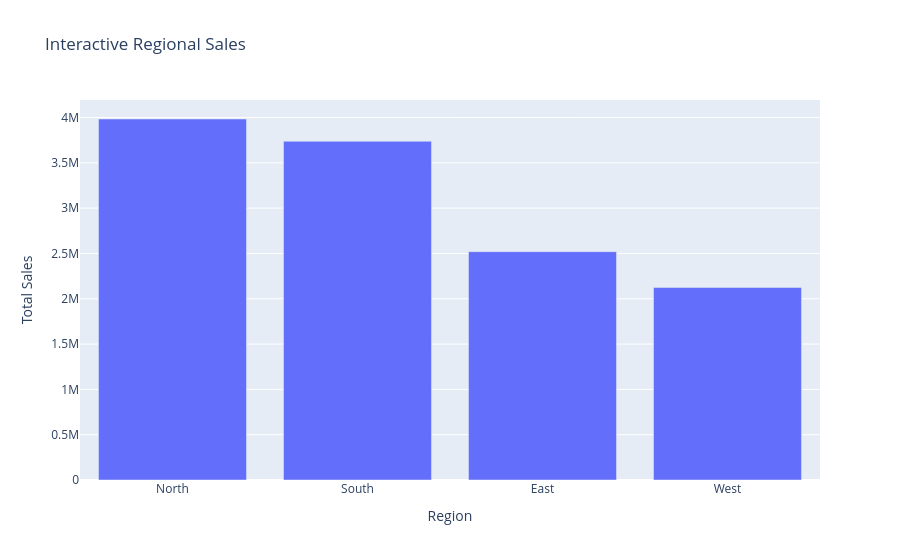

This figure's notebook cell:
### Code cell
region_sales = (
    df.groupby("Region")["Total_Sales"]
    .sum()
    .reset_index()
    .sort_values("Total_Sales", ascending=False)
)

fig = px.bar(
    region_sales,
    x="Region",
    y="Total_Sales",
    title="Interactive Regional Sales",
    hover_data=["Total_Sales"]
)

fig.update_layout(
    xaxis_title="Region",
    yaxis_title="Total Sales"
)

fig.show()

### Figure 1 — Plotly figure (JSON) as saved in the notebook; plotly's stock layout.template omitted (floating-point values rounded to 4 significant figures)
{"data": [{"alignmentgroup": "True", "hovertemplate": "Region=%{x}<br>Total_Sales=%{y}<extra></extra>", "legendgroup": "", "marker": {"color": "#636efa", "pattern": {"shape": ""}}, "name": "", "offsetgroup": "", "orientation": "v", "showlegend": false, "textposition": "auto", "type": "bar", "x": ["North", "South", "East", "West"], "xaxis": "x", "y": [3983635, 3737852, 2519639, 2123922], "yaxis": "y"}], "layout": {"barmode": "relative", "legend": {"tracegroupgap": 0}, "title": {"text": "Interactive Regional Sales"}, "xaxis": {"anchor": "y", "domain": [0, 1], "title": {"text": "Region"}}, "yaxis": {"anchor": "x", "domain": [0, 1], "title": {"text": "Total Sales"}}}}
